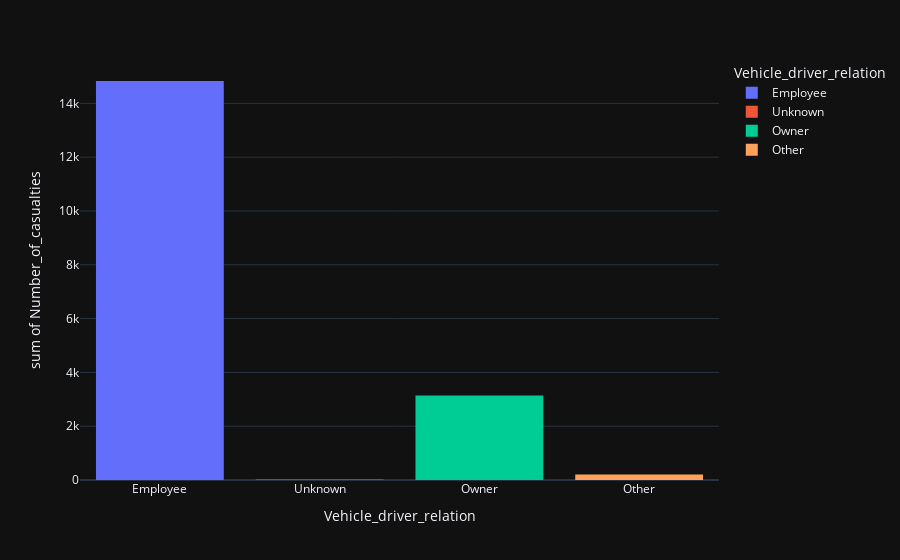

The notebook cell saved with this chart:
### Code cell
#histogram for Vehicle driver relationship
px.histogram(df,df['Vehicle_driver_relation'], df['Number_of_casualties'],color='Vehicle_driver_relation', template='plotly_dark')

### Figure 1 — Plotly figure (JSON) as saved in the notebook; plotly's stock layout.template omitted (floating-point values rounded to 4 significant figures; data arrays with more than 128 entries replaced by an {"elided": "..."} marker saying what was removed)
{"data": [{"alignmentgroup": "True", "bingroup": "x", "histfunc": "sum", "hovertemplate": "Vehicle_driver_relation=%{x}<br>sum of Number_of_casualties=%{y}<extra></extra>", "legendgroup": "Employee", "marker": {"color": "#636efa", "pattern": {"shape": ""}}, "name": "Employee", "offsetgroup": "Employee", "orientation": "v", "showlegend": true, "type": "histogram", "x": {"elided": "9627 str values"}, "xaxis": "x", "y": {"elided": "9627 int values"}, "yaxis": "y"}, {"alignmentgroup": "True", "bingroup": "x", "histfunc": "sum", "hovertemplate": "Vehicle_driver_relation=%{x}<br>sum of Number_of_casualties=%{y}<extra></extra>", "legendgroup": "Unknown", "marker": {"color": "#EF553B", "pattern": {"shape": ""}}, "name": "Unknown", "offsetgroup": "Unknown", "orientation": "v", "showlegend": true, "type": "histogram", "x": ["Unknown", "Unknown", "Unknown", "Unknown", "Unknown", "Unknown", "Unknown", "Unknown", "Unknown", "Unknown", "Unknown", "Unknown", "Unknown", "Unknown"], "xaxis": "x", "y": [1, 3, 1, 2, 2, 1, 1, 2, 1, 1, 1, 1, 1, 1], "yaxis": "y"}, {"alignmentgroup": "True", "bingroup": "x", "histfunc": "sum", "hovertemplate": "Vehicle_driver_relation=%{x}<br>sum of Number_of_casualties=%{y}<extra></extra>", "legendgroup": "Owner", "marker": {"color": "#00cc96", "pattern": {"shape": ""}}, "name": "Owner", "offsetgroup": "Owner", "orientation": "v", "showlegend": true, "type": "histogram", "x": {"elided": "1973 str values"}, "xaxis": "x", "y": {"elided": "1973 int values"}, "yaxis": "y"}, {"alignmentgroup": "True", "bingroup": "x", "histfunc": "sum", "hovertemplate": "Vehicle_driver_relation=%{x}<br>sum of Number_of_casualties=%{y}<extra></extra>", "legendgroup": "Other", "marker": {"color": "#FFA15A", "pattern": {"shape": ""}}, "name": "Other", "offsetgroup": "Other", "orientation": "v", "showlegend": true, "type": "histogram", "x": ["Other", "Other", "Other", "Other", "Other", "Other", "Other", "Other", "Other", "Other", "Other", "Other", "Other", "Other", "Other", "Other", "Other", "Other", "Other", "Other", "Other", "Other", "Other", "Other", "Other", "Other", "Other", "Other", "Other", "Other", "Other", "Other", "Other", "Other", "Other", "Other", "Other", "Other", "Other", "Other", "Other", "Other", "Other", "Other", "Other", "Other", "Other", "Other", "Other", "Other", "Other", "Other", "Other", "Other", "Other", "Other", "Other", "Other", "Other", "Other", "Other", "Other", "Other", "Other", "Other", "Other", "Other", "Other", "Other", "Other", "Other", "Other", "Other", "Other", "Other", "Other", "Other", "Other", "Other", "Other", "Other", "Other", "Other", "Other", "Other", "Other", "Other", "Other", "Other", "Other", "Other", "Other", "Other", "Other", "Other", "Other", "Other", "Other", "Other", "Other", "Other", "Other", "Other", "Other", "Other", "Other", "Other", "Other", "Other", "Other", "Other", "Other", "Other", "Other", "Other", "Other", "Other", "Other", "Other", "Other", "Other", "Other", "Other"], "xaxis": "x", "y": [1, 2, 2, 1, 2, 1, 1, 1, 3, 1, 4, 1, 1, 3, 3, 1, 1, 1, 1, 2, 1, 1, 1, 1, 1, 1, 1, 1, 1, 1, 1, 1, 2, 2, 1, 1, 1, 2, 1, 1, 1, 1, 1, 1, 1, 3, 1, 3, 1, 1, 6, 1, 1, 3, 1, 2, 1, 1, 1, 1, 3, 1, 3, 1, 1, 1, 1, 1, 1, 2, 1, 4, 1, 3, 1, 5, 1, 4, 1, 1, 1, 1, 2, 1, 1, 2, 3, 5, 2, 1, 3, 1, 1, 3, 1, 1, 1, 1, 1, 6, 1, 1, 1, 2, 1, 1, 1, 4, 2, 1, 2, 2, 2, 3, 1, 2, 2, 2, 1, 1, 3, 1, 1], "yaxis": "y"}], "layout": {"barmode": "relative", "legend": {"title": {"text": "Vehicle_driver_relation"}, "tracegroupgap": 0}, "margin": {"t": 60}, "xaxis": {"anchor": "y", "categoryarray": ["Employee", "Unknown", "Owner", null, "Other"], "categoryorder": "array", "domain": [0, 1], "title": {"text": "Vehicle_driver_relation"}}, "yaxis": {"anchor": "x", "domain": [0, 1], "title": {"text": "sum of Number_of_casualties"}}}}
